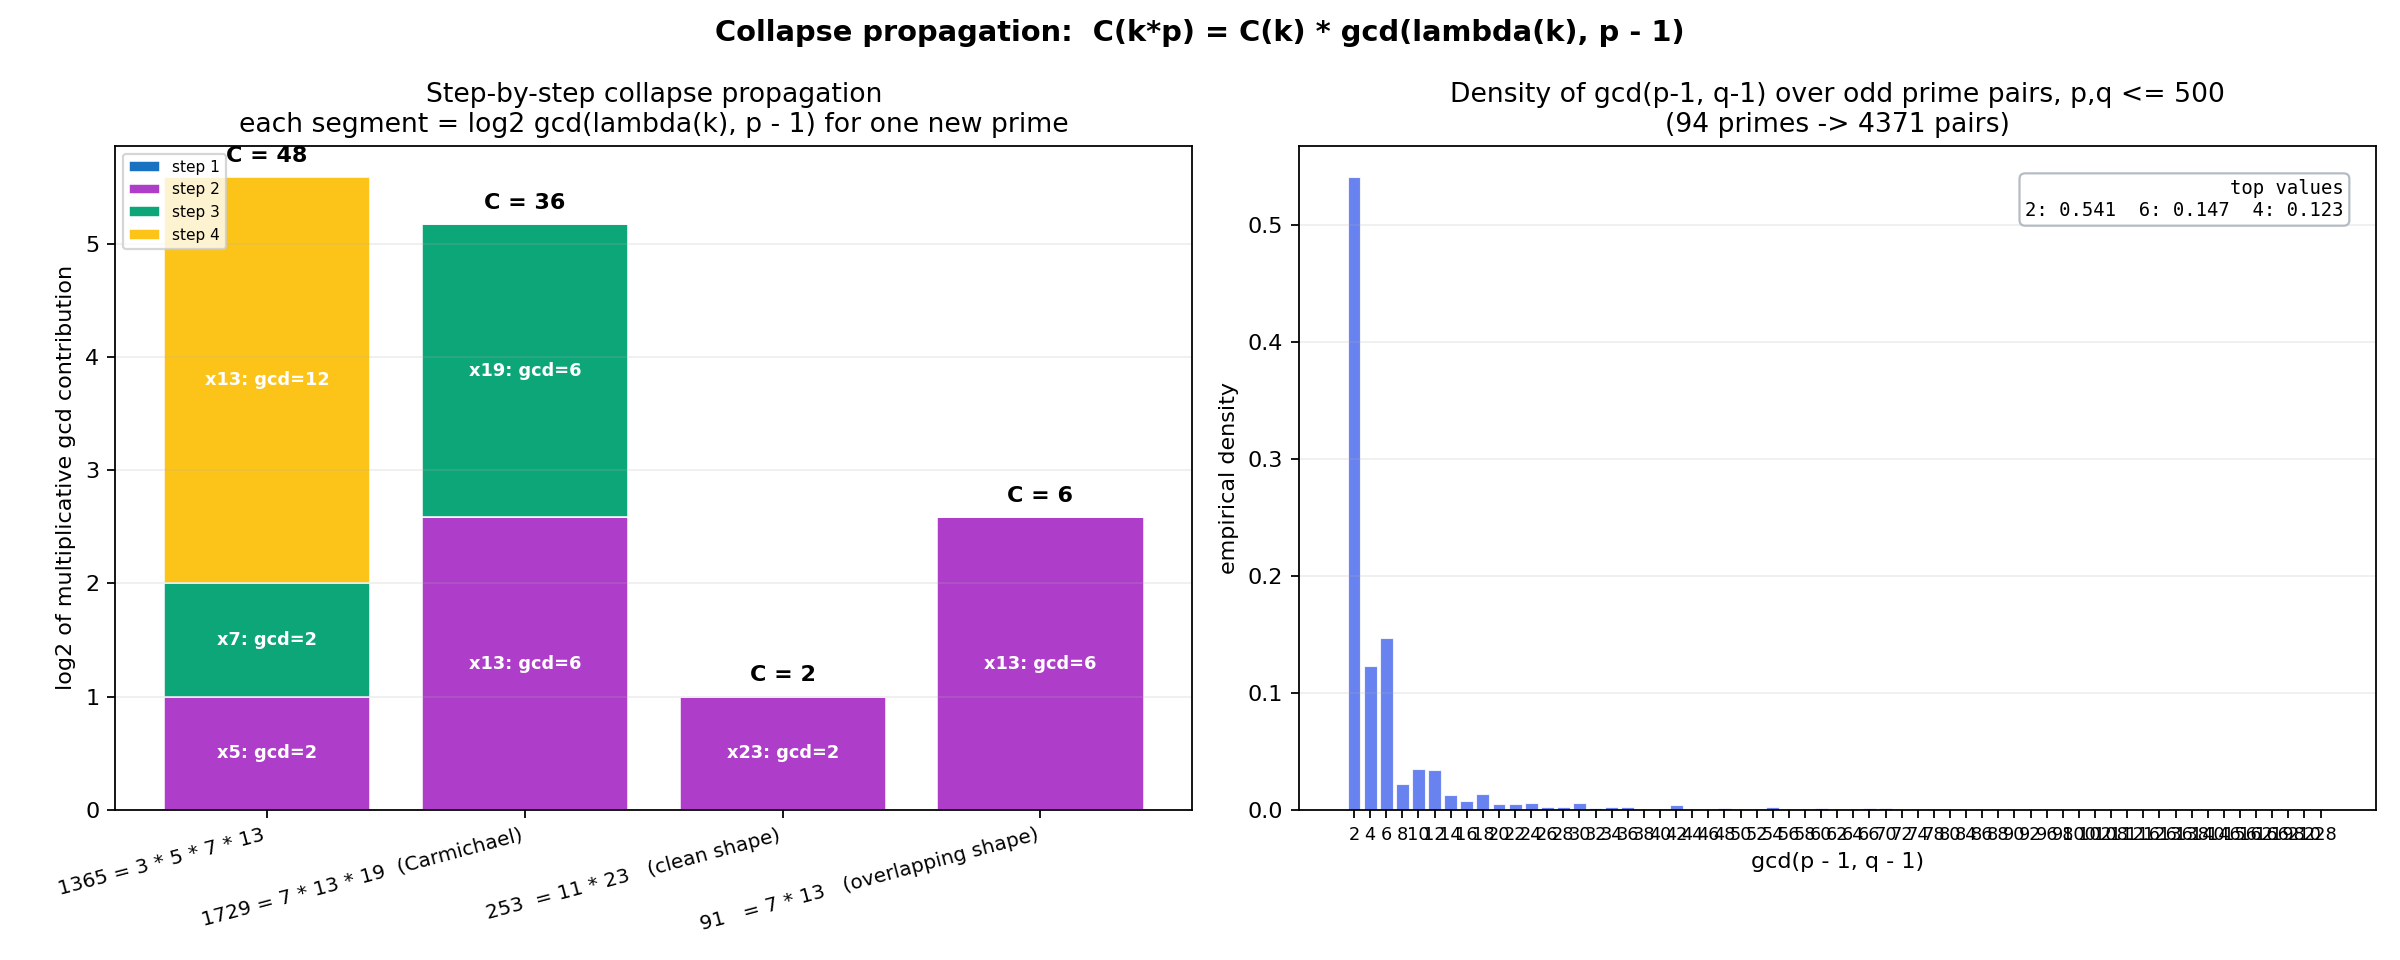

Recreate this plot in Python.
#!/usr/bin/env python3
"""
propagation.py

Demonstration of the multiplicative collapse propagation theorem

    C(k * p) = C(k) * gcd(lambda(k), p - 1)

for prime p coprime to k. The theorem is proved in THEOREM.md and
implemented as collapse_step / collapse_propagation_trace in
lambda_ratio_explorer.py.

This script:
  1. Builds three example numbers one prime at a time, printing the
     full propagation trace and showing how each new prime contributes
     its gcd factor to the running collapse index.
  2. Plots a 2-panel figure (propagation.png):
       - left:  step-by-step gcd contributions for 1365 and 1729
       - right: empirical density of gcd(p-1, q-1) over odd prime pairs
                up to a configurable limit (Option B-lite, no asymptotic
                claims; the figure simply shows where the mass sits).
"""

from __future__ import annotations

import math
from collections import Counter

import matplotlib.pyplot as plt
import numpy as np

from lambda_ratio_explorer import collapse_propagation_trace


EXAMPLES: list[tuple[str, list[int]]] = [
    ("1365 = 3 * 5 * 7 * 13",                 [3, 5, 7, 13]),
    ("1729 = 7 * 13 * 19  (Carmichael)",      [7, 13, 19]),
    ("253  = 11 * 23   (clean shape)",        [11, 23]),
    ("91   = 7 * 13   (overlapping shape)",   [7, 13]),
]

GCD_HEATMAP_PRIME_LIMIT = 500


def primes_up_to(limit: int) -> list[int]:
    if limit < 2:
        return []
    sieve = [True] * (limit + 1)
    sieve[0] = sieve[1] = False
    for i in range(2, int(limit ** 0.5) + 1):
        if sieve[i]:
            for j in range(i * i, limit + 1, i):
                sieve[j] = False
    return [i for i, b in enumerate(sieve) if b]


def print_trace(label: str, primes: list[int]) -> list[dict]:
    print(f"\n  {label}")
    trace = collapse_propagation_trace(primes)
    print(f"    {'step':>4}  {'k':>6}  {'p':>4}  {'lambda(k)':>10}  "
          f"{'gcd':>4}  {'-> kp':>8}  {'C(kp)':>6}")
    for i, step in enumerate(trace, start=1):
        print(f"    {i:4d}  {step['k']:6d}  {step['p']:4d}  "
              f"{step['lambda_k']:10d}  {step['gcd_term']:4d}  "
              f"{step['kp']:8d}  {step['C_kp']:6d}")
    return trace


def panel_propagation(ax: plt.Axes,
                      traces: list[tuple[str, list[dict]]]) -> None:
    """Stacked-bar visualization: each prime contributes a gcd factor.

    A vertical bar per example, broken into segments whose heights are
    log gcd_term. The total height equals log C(final).
    """
    labels = [t[0] for t in traces]
    n = len(traces)

    base_palette = ["#1971c2", "#ae3ec9", "#0ca678", "#fcc419", "#fd7e14",
                    "#e8590c", "#c92a2a"]

    bar_x = np.arange(n)
    bottom = np.zeros(n)

    max_steps = max(len(t[1]) for t in traces)
    for step_idx in range(max_steps):
        heights = []
        annotations = []
        for _, trace in traces:
            if step_idx < len(trace):
                step = trace[step_idx]
                heights.append(math.log2(step["gcd_term"]) if step["gcd_term"] > 1 else 0.0)
                annotations.append(f"x{step['p']}: gcd={step['gcd_term']}")
            else:
                heights.append(0.0)
                annotations.append("")
        heights_arr = np.array(heights)
        color = base_palette[step_idx % len(base_palette)]
        ax.bar(bar_x, heights_arr, bottom=bottom,
               color=color, edgecolor="white", linewidth=0.7,
               label=f"step {step_idx + 1}")
        for j, h in enumerate(heights_arr):
            if h > 0.05:
                ax.text(bar_x[j], bottom[j] + h / 2, annotations[j],
                        ha="center", va="center", fontsize=8,
                        color="white", fontweight="bold")
        bottom = bottom + heights_arr

    for j, (_, trace) in enumerate(traces):
        if not trace:
            continue
        final_C = trace[-1]["C_kp"]
        ax.text(bar_x[j], bottom[j] + 0.1, f"C = {final_C}",
                ha="center", va="bottom", fontsize=10, fontweight="bold")

    ax.set_xticks(bar_x)
    ax.set_xticklabels(labels, fontsize=9, rotation=15, ha="right")
    ax.set_ylabel("log2 of multiplicative gcd contribution")
    ax.set_title("Step-by-step collapse propagation\n"
                 "each segment = log2 gcd(lambda(k), p - 1) for one new prime")
    ax.legend(fontsize="x-small", loc="upper left")
    ax.grid(True, axis="y", alpha=0.2)


def panel_gcd_distribution(ax: plt.Axes, prime_limit: int) -> None:
    """Empirical density of gcd(p-1, q-1) over distinct odd prime pairs."""
    primes = [p for p in primes_up_to(prime_limit) if p > 2]
    gcds: list[int] = []
    for i, p in enumerate(primes):
        for q in primes[i + 1:]:
            gcds.append(math.gcd(p - 1, q - 1))

    counts = Counter(gcds)
    total = sum(counts.values())
    keys = sorted(counts.keys())
    densities = [counts[k] / total for k in keys]

    ax.bar(range(len(keys)), densities,
           color="#4263eb", alpha=0.8, edgecolor="white", linewidth=0.5)
    ax.set_xticks(range(len(keys)))
    ax.set_xticklabels(keys, fontsize=8, rotation=0)
    ax.set_xlabel("gcd(p - 1, q - 1)")
    ax.set_ylabel("empirical density")
    ax.set_title(
        f"Density of gcd(p-1, q-1) over odd prime pairs, p,q <= {prime_limit}\n"
        f"({len(primes)} primes -> {total} pairs)"
    )
    ax.grid(True, axis="y", alpha=0.2)

    most_common = counts.most_common(3)
    summary = "  ".join(f"{k}: {v / total:.3f}" for k, v in most_common)
    ax.text(0.97, 0.95, "top values\n" + summary,
            transform=ax.transAxes,
            fontsize=8.5, family="monospace",
            verticalalignment="top", horizontalalignment="right",
            bbox=dict(boxstyle="round", facecolor="white",
                      alpha=0.9, edgecolor="#adb5bd"))


def main() -> None:
    print("Collapse propagation traces")
    print("=" * 60)
    traces: list[tuple[str, list[dict]]] = []
    for label, primes in EXAMPLES:
        trace = print_trace(label, primes)
        traces.append((label, trace))

    fig, axes = plt.subplots(1, 2, figsize=(15, 6))
    fig.suptitle(
        "Collapse propagation:  C(k*p) = C(k) * gcd(lambda(k), p - 1)",
        fontsize=13, fontweight="bold",
    )
    panel_propagation(axes[0], traces)
    panel_gcd_distribution(axes[1], GCD_HEATMAP_PRIME_LIMIT)

    fig.tight_layout()
    out = "propagation.png"
    fig.savefig(out, dpi=160)
    print(f"\nWrote {out}")


if __name__ == "__main__":
    main()
